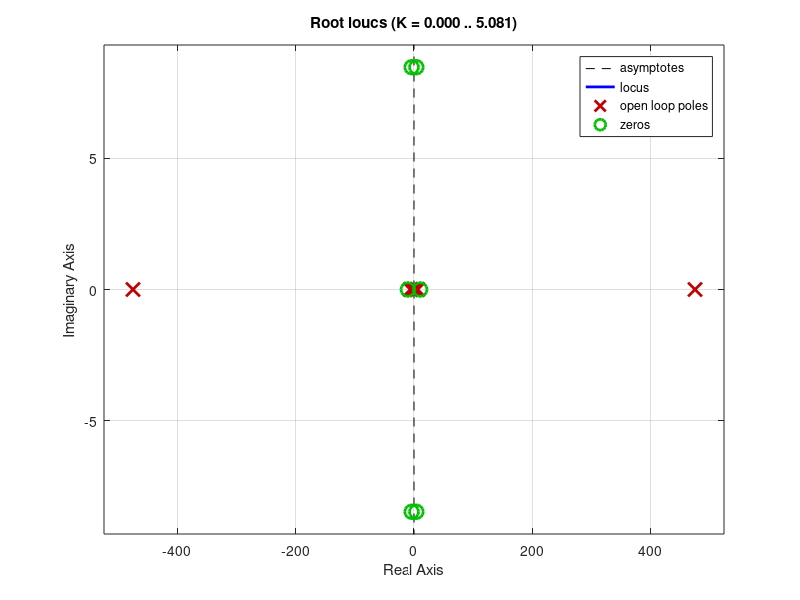

The MATLAB script that drew this image:
% Define constants.
g = 9.8;
b_f = 0;
m_b = 0.381;
l_b = 0.112;
I_b = 0.00616;
m_w = 0.036;
l_w = 0.021;
I_w = 0.00000746;
R_m = 4.4;
L_m = 0;
b_m = 0;
K_e = 0.444;
K_t = 0.470;

% Gamma matrix coeff.
L22 = I_w/l_w + l_w * m_w + l_w * m_b;
L24 = l_w * m_b * l_b;
L42 = m_b * l_b;
L44 = I_b + m_b * l_b^(2);

% Gamma matrix.
L = [1, 0, 0, 0;
    0, L22, 0, L24;
    0, 0, 1, 0;
    0, L42, 0, L44];

% Alfa matrix coeff.
a22 = -(K_e * K_t) / (R_m * l_w);
a24 = (K_e *K_t) / R_m;
a42 = - a22;
a43 = m_b * l_b * g;
a44 = - a24;

% Alfa matrix.
Apre = [ 0, 1, 0, 0;
    0, a22, 0, a24;
    0, 0, 0, 1;
    0, a42, a43, a44];

% Derive correct A-matrix.
A = inv(L) * Apre;

% Beta matrix.
Bpre = [ 0; K_t / R_m; 0; -K_t/R_m];
% Derive correct B-matrix.
B = inv(L) * Bpre;


% Unchanged C-matrix
C_prio = [20, 0.1, 5, 0.2];

% D-matrix.
D = 0;

% Get transfer function.
[num,den] = ss2tf(A, B, C_prio, D, 1);

% Define the two plants.
s = tf('s');
G1 = (s^4*num(1) + s^3*num(2) + s^2*num(3) + s^1*num(4) + num(5)) ...
/(s^4*den(1) + s^3*den(2) + s^2*den(3) + s^1*den(4) + den(5));

G2 = (s^4*num(1) - s^3*num(2) + s^2*num(3) - s^1*num(4) + num(5)) ...
/(s^4*den(1) - s^3*den(2) + s^2*den(3) - s^1*den(4) + den(5));

rlocus(G1*G2)

% Set R.
R = 1;

% Set rho.
rho = 6;

% Compute Q.
Q = rho*C_prio'*C_prio;

% Compute LQR-algo.
[K,S,lqr_poles] = lqr(A,B,Q,R);
